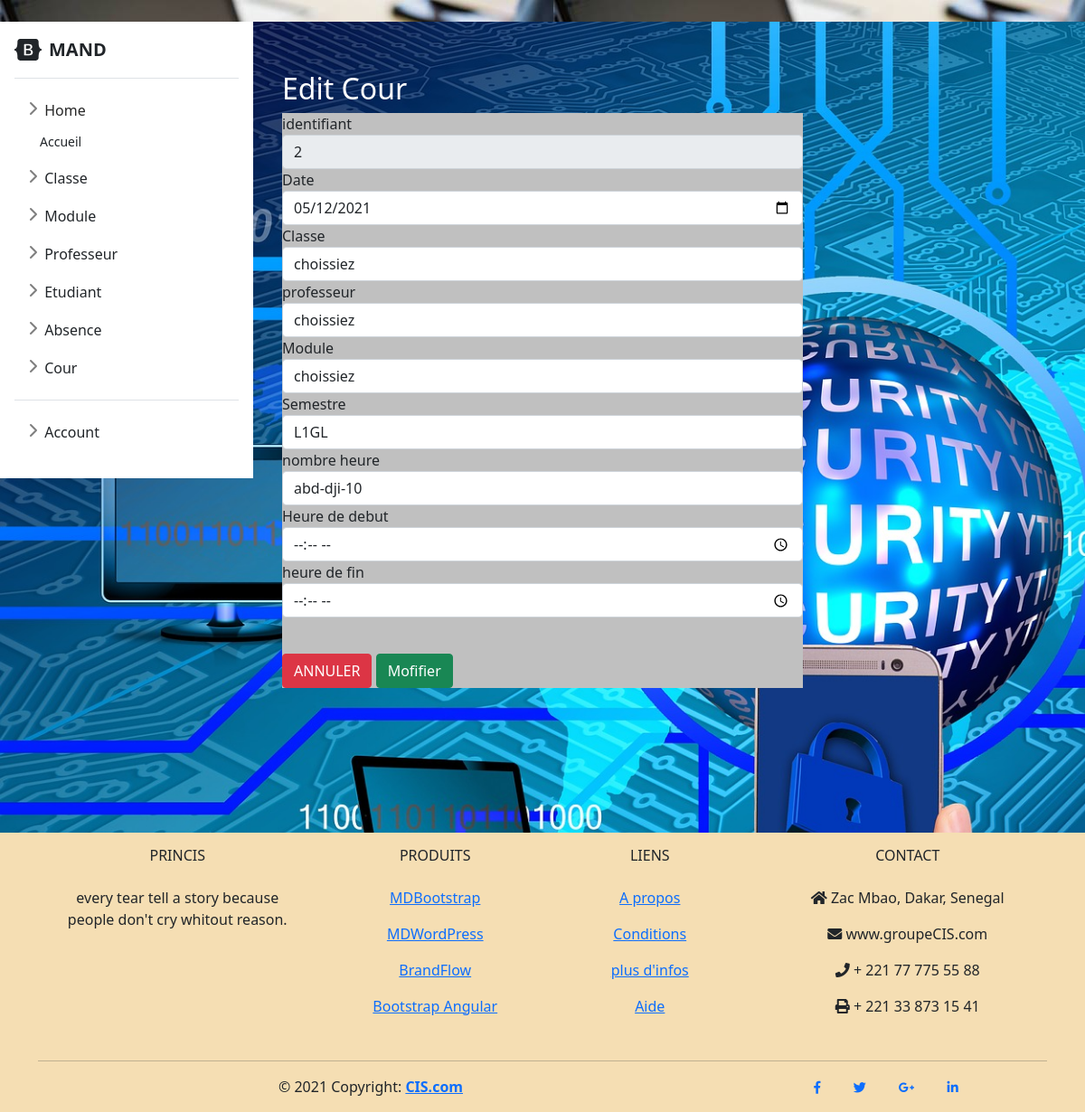
Page /?page=editcour&ok=2 (signed in) on the committed database.
### tables this page shows
CREATE TABLE `cour` (
  `idC` int(11) NOT NULL,
  `dateCo` date NOT NULL,
  `libelle` varchar(30) NOT NULL,
  `matriculeP` varchar(50) NOT NULL,
  `idM` int(11) NOT NULL,
  `semestre` int(11) NOT NULL,
  `nbrheure` int(11) NOT NULL,
  `hdebut` time NOT NULL,
  `hfin` time NOT NULL
);

### Model/cour.php (called while the page is built, shortened)
<?php
    function getCourByid($idC){
        $sql = "SELECT * FROM cour WHERE idC=$idC";
        return executeSQL($sql);
    }
?>

### Model/db.php (called while the page is built)
<?php
    function getConnexion(){
        $host="localhost";
        $user="root";
        $password="";
        $dbname="projet";
        $con = mysqli_connect($host,$user,$password,$dbname);
        return $con;
    }
    function executeSQL($sql){
        $exe = mysqli_query(getConnexion(),$sql);
        return $exe;
    }
?>

### View/cour/editcour.php (the view, shortened to what this page needs)
<!DOCTYPE html>
<html lang="en">
    <head>
        <link rel="stylesheet" href="../../style/bootstrap-5.0.0-beta2-dist/css/bootstrap.min.css">
        <link rel="stylesheet" href="https://cdnjs.cloudflare.com/ajax/libs/font-awesome/5.1.1/css/all.css">
    </head>
    <body>
        <div class="container col-md-6 col-md-offset-3" style="margin-top: -450px;">
            <div class="panel panel-info">
                <div class="panel panel-heading"><h2 style="color: white;">Edit Cour</h2></div>
                <div class="panel-body" style="background: silver;">
                    <form action="controller/cour.php" method="POST">
                        <div class="form-group">
                            <label class="control-label" >identifiant</label>
                            <input type="int"  value="<?php echo $link[0];?>" readonly="readonly" class="form-control" name="idC">
                        </div>
                        <div class="form-group">
                            <label class="control-label" >Date</label>
                            <input type="date"  required="required" value="<?php echo $link[1];?>" class="form-control" name="dateCo">
                        </div>
                        <div class="form-group">
                            <label for="" class="control-label" >Classe</label>
                            <select name="libelle"  required="required" class="form-control" id="">
                                <option value="">choissiez</option>
                                <?php
                                    require_once 'Model/db.php';
                                    require_once 'Model/classe.php';
                                ?>
                            </select>
                        </div>
                        <div class="form-group">
                            <label for="" class="control-label" >professeur</label>
                            <select name="matriculeP"  required="required" class="form-control" id="">
                                <option value="">choissiez</option>
                                <?php
                                    require_once 'Model/db.php';
                                    require_once 'Model/proff.php';
                                ?>
                            </select>
                        </div>
                        <div class="form-group">
                            <label for="" class="control-label" >Module</label>
                            <select name="idM"  required="required" class="form-control" id="">
                                <option value="">choissiez</option>
                                <?php
                                    require_once 'Model/db.php';
                                ?>
                            </select>
                        </div>
                        <div class="form-group">
                            <label class="control-label" >Semestre</label>
                            <input type="int"  required="required" value="<?php echo $link[2];?>" class="form-control" name="semestre">
                        </div>
                        <div class="form-group">
                            <label class="control-label" >nombre heure</label>
                            <input type="int"  required="required" value="<?php echo $link[3];?>" class="form-control" name="nbrh">
                        </div>
                        <div class="form-group">
                            <label class="control-label" >Heure de debut</label>
                            <input type="time"  required="required" value="<?php echo $link[4];?>" class="form-control" name="hdebut">
                        </div>
                        <div class="form-group">
                            <label class="control-label" >heure de fin</label>
                            <input type="time"  required="required" value="<?php echo $link[5];?>" class="form-control" name="hfin">
                        </div>
                        <p>&nbsp;</p>
                        <button class="btn btn-danger" type="reset" name="an">ANNULER</button>
                        <button class="btn btn-success" type="submit" name="mo">Mofifier</button>
                    </form>
                </div>
            </div>
        </div>
    </body>
</html>

### Style/sidebars.css (style rules this page uses)
body { min-height: 100vh; min-height: -webkit-fill-available; }
html { height: -webkit-fill-available; }

### rows in the picture
cour: idC "2", dateCo "05/12/2021", semestre "L1GL", nbrh "abd-dji-10"

### other values in the picture
$_SESSION['login'] "MAND"
